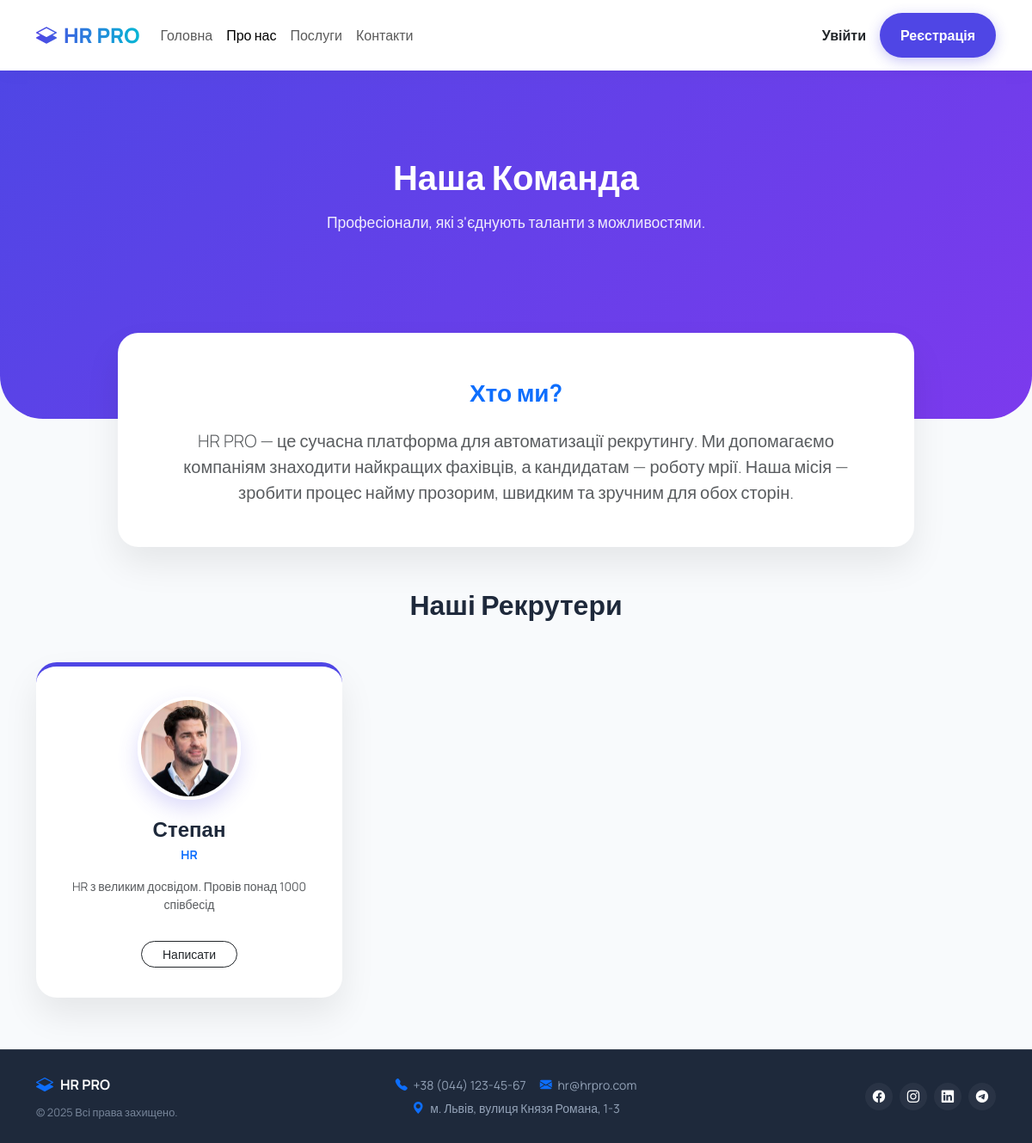
Page /about.php on the committed database.
### tables this page shows
CREATE TABLE `employee_profiles` (
  `user_id` int(11) NOT NULL,
  `full_name` varchar(100) DEFAULT NULL,
  `position` varchar(100) DEFAULT NULL,
  `about_text` text DEFAULT NULL,
  `photo` varchar(255) DEFAULT NULL,
  `linkedin` varchar(255) DEFAULT NULL
);

### about.php (the view, shortened to what this page needs)
<?php require_once 'db.php'; require_once 'header.php'; ?>
<header class="hero-section">
    <div class="container">
        <h1 class="hero-title">Наша Команда</h1>
        <p class="hero-text">Професіонали, які з'єднують таланти з можливостями.</p>
    </div>
</header>
<div class="container overlap-container">
    <div class="row justify-content-center mb-5">
        <div class="col-lg-10">
            <div class="feature-card text-center p-5">
                <h3 class="fw-bold mb-4 text-primary">Хто ми?</h3>
                <p class="text-muted lead mb-0">
                    HR PRO — це сучасна платформа для автоматизації рекрутингу. Ми допомагаємо компаніям знаходити найкращих фахівців, а кандидатам — роботу мрії. Наша місія — зробити процес найму прозорим, швидким та зручним для обох сторін.
                </p>
            </div>
        </div>
    </div>
    <h2 class="text-center fw-bold mb-5">Наші Рекрутери</h2>
    <div class="row g-4">
        <?php
        $sql = "SELECT u.username, ep.full_name, ep.position, ep.about_text, ep.photo
                FROM users u
                LEFT JOIN employee_profiles ep ON u.id = ep.user_id
                WHERE u.role = 'employee'";
        $result = $conn->query($sql);
        if ($result->num_rows > 0) {
            $i = 0;
            while($row = $result->fetch_assoc()) {
                $border_color = 'card-' . (($i % 3) + 1);
                $i++;
                $name = !empty($row['full_name']) ? $row['full_name'] : $row['username'];
                $pos = !empty($row['position']) ? $row['position'] : 'HR Specialist';
                $desc = !empty($row['about_text']) ? $row['about_text'] : 'Досвідчений фахівець з підбору персоналу.';
                ?>
                <div class="col-md-6 col-lg-4">
                    <div class="feature-card <?php echo $border_color; ?> h-100 text-center">
                        <?php if (!empty($row['photo'])): ?>
                            <img src="uploads/<?php echo htmlspecialchars($row['photo']); ?>" alt="<?php echo htmlspecialchars($name); ?>" class="team-photo">
                        <?php else: ?>
                            <div class="team-initials">
                                <?php echo mb_substr($name, 0, 1); ?>
                            </div>
                        <?php endif; ?>
                        <h4 class="fw-bold mb-1"><?php echo htmlspecialchars($name); ?></h4>
                        <p class="text-primary fw-bold small text-uppercase mb-3"><?php echo htmlspecialchars($pos); ?></p>
                        <p class="text-muted small">
                            <?php echo htmlspecialchars($desc); ?>
                        </p>
                        <a href="mailto:contact@hrpro.com" class="btn btn-sm btn-outline-dark rounded-pill mt-3 px-4">Написати</a>
                    </div>
                </div>
                <?php
            }
        } else {
            echo "<div class='col-12 text-center text-muted'>Список працівників поки порожній.</div>";
        }
        ?>
    </div>
</div>
<?php require_once 'footer.php'; ?>
</body>
</html>

### style.css (style rules this page uses)
:root { --primary: #4f46e5; --accent: #06b6d4; --bg-body: #f8fafc; --text-dark: #1e293b; --text-muted: #64748b; }
body { font-family: 'Manrope', sans-serif; background-color: var(--bg-body); color: var(--text-dark); display: flex; flex-direction: column; min-height: 100vh; margin: 0; }
.hero-section { background: linear-gradient(135deg, #4f46e5 0%, #7c3aed 100%); color: white; padding: 100px 0 250px; text-align: center; border-radius: 0 0 50px 50px; position: relative; z-index: 1; margin-bottom: -180px; }
.hero-title { font-size: 3rem; font-weight: 800; margin-bottom: 20px; }
.hero-text { font-size: 1.2rem; opacity: 0.95; }
.overlap-container { position: relative; z-index: 2; margin-bottom: 60px; }
.dashboard-card, .feature-card { background: white; border-radius: 24px; padding: 35px; box-shadow: 0 20px 40px rgba(0,0,0,0.08); height: 100%; border-top: 5px solid transparent; transition: transform 0.3s; }
.card-1 { border-color: #4f46e5; }
.team-photo { width: 120px; height: 120px; object-fit: cover; border-radius: 50%; border: 4px solid white; box-shadow: 0 10px 25px rgba(79, 70, 229, 0.2); margin-bottom: 20px; }
.hero-section { background: linear-gradient(135deg, #4f46e5 0%, #7c3aed 100%); color: white; padding-top: 100px; padding-bottom: 200px; text-align: center; border-radius: 0 0 50px 50px; position: relative; z-index: 1; margin-bottom: -100px; }
.hero-title { font-size: 2.5rem; font-weight: 800; margin-bottom: 15px; }
.hero-text { font-size: 1.1rem; opacity: 0.9; }

### rows in the picture
employee_profiles: photo (picture), full_name "Степан", position "HR", about_text "HR з великим досвідом. Провів понад 1000 співбесід"
